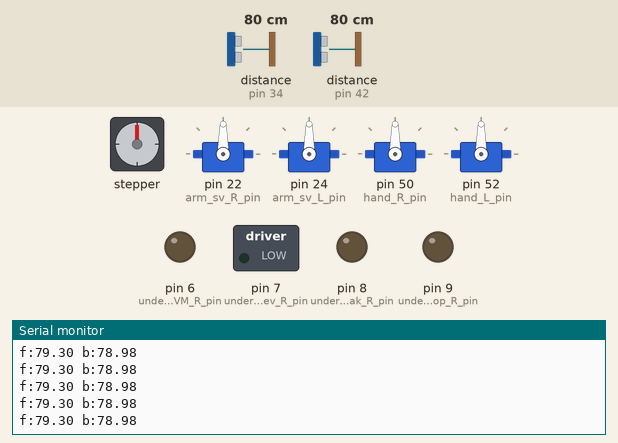
Simulated run of this sketch. Board: Arduino Mega 2560, built with avr-gcc and run on an emulated ATmega2560. Shown: stepper motor, 4 × servo, switched loads named in the sketch (green lamp = pin HIGH), output pins drawn as LEDs (lit = HIGH), the last lines printed to the serial monitor. Wiring (inferred from the names in the program): 2 × ultrasonic range finder: trigger pin 32, echo pin 34 / trigger pin 40, echo pin 42; stepper motor (200 steps per turn assumed): coils pin 10, pin 11, pin 12, pin 13. The test bench sets the inputs (shaded band); at power-on: distance to the obstacle (sensors on pin 34, pin 42) 80 cm. The echo pulse lasts 58.3 µs per cm; pins used as bus, display or sensor lines are not drawn.

Above: at 1.2 s.
1.3 s: distance to the obstacle (sensor on pin 34) set to 120 cm
At 1.9 s:
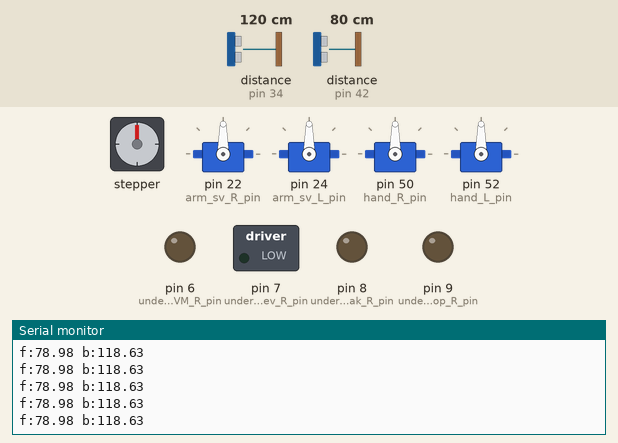
4.3 s: distance to the obstacle (sensor on pin 42) set to 250 cm
At 4.8 s:
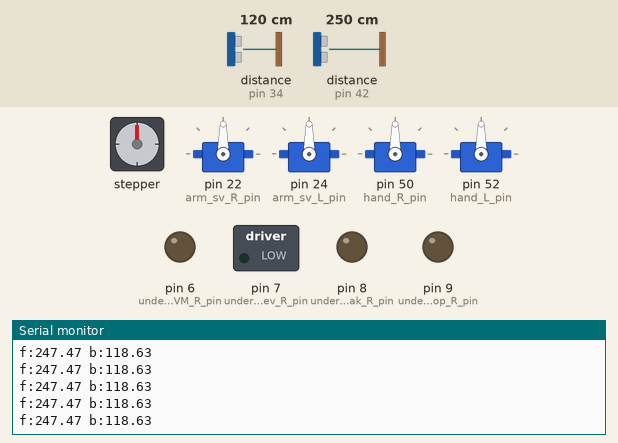
7.3 s: distance to the obstacle (sensor on pin 34) set to 2 cm
At 8.1 s:
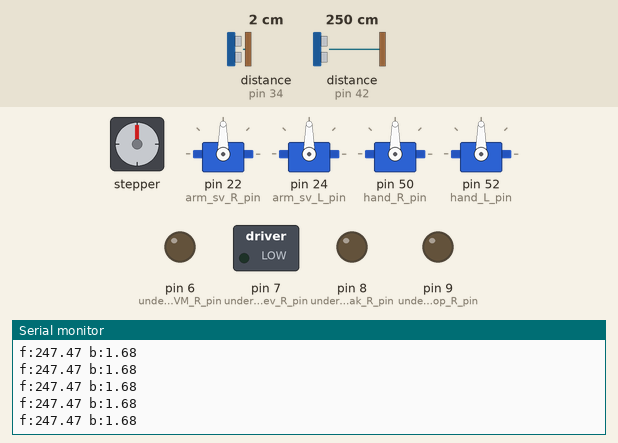
10.3 s: distance to the obstacle (sensor on pin 42) set to 299 cm
At 10.8 s:
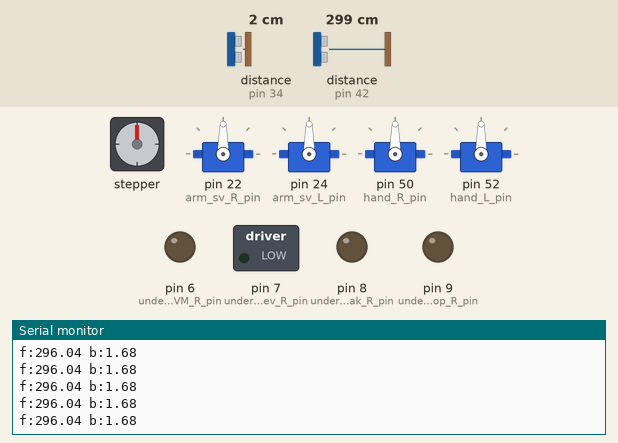
Timing chart, 0 to 13.3 s (numbered marks = the images above; inputs shaded):
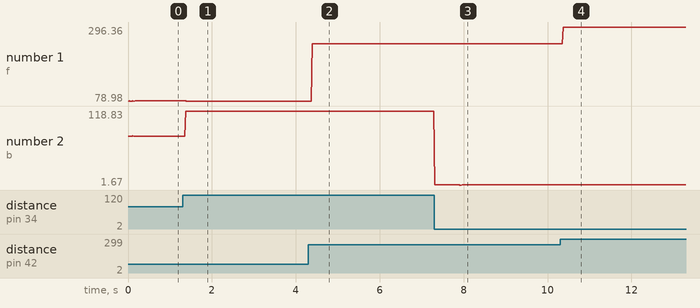

Measured:
- after the input at 1.3 s, the serial monitor: prints a new line after 0.07 s (image 1)
- after the input at 4.3 s, the serial monitor: prints a new line after 0.09 s (image 2)
- after the input at 7.3 s, the serial monitor: prints a new line at once (image 3)
- after the input at 10.3 s, the serial monitor: prints a new line after 0.07 s (image 4)
- plotted number 1: 78.98 → 247.47 after the input at 4.3 s, 247.47 → 247.79 after the input at 7.3 s, 247.79 → 296.36 after the input at 10.3 s
- plotted number 2: 78.98 → 118.63 after the input at 1.3 s, 118.63 → 1.68 after the input at 7.3 s

The sketch:

arduino_test.ino
```cpp
#include "module.hpp"

const int undercarriage_startstop_R_pin = 9;
const int undercarriage_runbreak_R_pin = 8;
const int undercarriage_fwdrev_R_pin = 7;
const int undercarriage_VM_R_pin = 6;

const int undercarriage_startstop_L_pin = 13;
const int undercarriage_runbreak_L_pin = 12;
const int undercarriage_fwdrev_L_pin = 11;
const int undercarriage_VM_L_pin = 10;

const int arm_sv_R_pin = 22;
const int arm_sv_L_pin = 24;

const int hand_R_pin = 50;
const int hand_L_pin = 52;

const int conveyor_pin1 = 5;
const int conveyor_pin2 = 4;
const int conveyor_pin3 = 3;
const int conveyor_pin4 = 2;

const int ultra_front_trig_pin = 40;
const int ultra_front_echo_pin = 42;
const int ultra_back_trig_pin = 32;
const int ultra_back_echo_pin = 34;

void setup() {
    Serial.begin(9600);
    pinMode(undercarriage_startstop_R_pin, OUTPUT);
    pinMode(undercarriage_runbreak_R_pin, OUTPUT);
    pinMode(undercarriage_fwdrev_R_pin, OUTPUT);
    pinMode(undercarriage_VM_R_pin, OUTPUT);

    pinMode(undercarriage_startstop_L_pin, OUTPUT);
    pinMode(undercarriage_runbreak_L_pin, OUTPUT);
    pinMode(undercarriage_fwdrev_L_pin, OUTPUT);
    pinMode(undercarriage_VM_L_pin, OUTPUT);

    pinMode(arm_sv_R_pin, OUTPUT);
    pinMode(arm_sv_L_pin, OUTPUT);

    pinMode(hand_R_pin, OUTPUT);
    pinMode(hand_L_pin, OUTPUT);
}

void loop() {
    static Undercarriage undercarriage(
        undercarriage_startstop_R_pin, undercarriage_runbreak_R_pin,
        undercarriage_fwdrev_R_pin, undercarriage_VM_R_pin,
        undercarriage_startstop_L_pin, undercarriage_runbreak_L_pin,
        undercarriage_fwdrev_L_pin, undercarriage_VM_L_pin);
    static Arm arm(arm_sv_R_pin, arm_sv_L_pin, 120, 10);
    static Hand hand(hand_R_pin, hand_L_pin, 97, 50);
    static Conveyor conveyor(conveyor_pin1, conveyor_pin2, conveyor_pin3,
                             conveyor_pin4, 200, 1000, 1000);
    static Ultrasonic ultrasonic(ultra_front_trig_pin, ultra_front_echo_pin,
                                 ultra_back_trig_pin, ultra_back_echo_pin);

    double valf = ultrasonic.front_distance();
    double valb = ultrasonic.back_distance();
    Serial.print("f:");
    Serial.print(valf);
    Serial.print(" b:");
    Serial.println(valb);

    // if (Serial.available() > 0) {
    //     char c = Serial.read();
    //     double val = Serial.readStringUntil('\n').toDouble();
    //     if (c == 'u') {
    //         undercarriage.move(100, true);
    //         delay(3000);
    //         undercarriage.move(100, false);
    //         delay(3000);
    //     } else if (c == 'a') {
    //         arm.lift();
    //         delay(1000);
    //         arm.unload();
    //         delay(1000);
    //     } else if (c == 'h') {
    //         hand.catching();
    //         delay(1000);
    //         hand.release();
    //         delay(1000);
    //     } else if (c == 'c') {
    //         conveyor.convey();
    // } else if (c == 'ultra') {
    //     double val_f = ultrasonic_front.distance();
    //     Serial.println(val_b);
    // }
    //}
    //}
}
```

module.hpp
```cpp
#include <Servo.h>
#include <Stepper.h>

// 足回りの制御を行うクラス
class Undercarriage {
  private:
    // 変数名の詳細はBLH2D15H-Kの取扱説明書を参照
    // ※LOW出力でon、HIGH出力でoffになることに注意

    // モーターを運転する信号です。
    // START/STOP入力とRUN/BRAKE入力の両方をONにすると加速時間に
    // 従ってモーターが回転します。START/STOP入力をOFFにするとモーター
    // が減速時間に従って停止します。RUN/BRAKE入力をOFFにするとモーター
    // は瞬時停止します。
    const int _startstop_R_pin11;
    const int _runbreak_R_pin10;
    const int _startstop_L_pin11;
    const int _runbreak_L_pin10;
    // モーターの回転方向を変更します。
    // ONにするとCW方向に回転し、OFFにするとCCW方向に回転します。
    // 右側のモーターはccw方向で前進、左側のモーターはcw方向で前進します。
    const int _fwdrev_R_pin9;
    const int _fwdrev_L_pin9;
    // モーターの回転速度を変更します。
    // 0~5vの電圧に対応して0~3000rpmの回転速度が出ます。
    const int _VM_R_pin5;
    const int _VM_L_pin5;

  public:
    Undercarriage(int startstop_R_pin11, int runbreak_R_pin11,
                  int fwdrev_R_pin9, int VM_R_pin5, int startstop_L_pin11,
                  int runbreak_L_pin11, int fwdrev_L_pin9, int VM_L_pin5)
        : _startstop_R_pin11(startstop_R_pin11),
          _runbreak_R_pin10(runbreak_R_pin11), _fwdrev_R_pin9(fwdrev_R_pin9),
          _VM_R_pin5(VM_R_pin5), _startstop_L_pin11(startstop_L_pin11),
          _runbreak_L_pin10(runbreak_L_pin11), _fwdrev_L_pin9(fwdrev_L_pin9),
          _VM_L_pin5(VM_L_pin5) {
        // pinMode(_startstop_R_pin11, OUTPUT);
        // pinMode(_runbreak_R_pin10, OUTPUT);
        // pinMode(_fwdrev_R_pin9, OUTPUT);
        // pinMode(_VM_R_pin5, OUTPUT);
        // pinMode(_startstop_L_pin11, OUTPUT);
        // pinMode(_runbreak_L_pin10, OUTPUT);
        // pinMode(_fwdrev_L_pin9, OUTPUT);
        // pinMode(_VM_L_pin5, OUTPUT);
        // digitalWrite(_startstop_R_pin11, HIGH);
        // digitalWrite(_runbreak_R_pin10, HIGH);
        // digitalWrite(_startstop_L_pin11, HIGH);
        // digitalWrite(_runbreak_L_pin10, HIGH);
    }
    // 右モーターを回す関数
    // dutyの0~255が0~3000rpmの回転速度に対応する。
    // directionがtrueならモーターに接続されているタイヤが前進し、falseなら後退する。
    void rotateR(int duty, bool direction) {
        if (direction) {
            digitalWrite(_fwdrev_R_pin9, HIGH);
        } else {
            digitalWrite(_fwdrev_R_pin9, LOW);
        }
        analogWrite(_VM_R_pin5, duty);
        digitalWrite(_startstop_R_pin11, LOW);
        digitalWrite(_runbreak_R_pin10, LOW);
    }
    // 左モーターを回す関数
    // dutyの0~255が0~3000rpmの回転速度に対応する。
    // directionがtrueならモーターに接続されているタイヤが前進し、falseなら後退する。
    void rotateL(int duty, bool direction) {
        if (direction) {
            digitalWrite(_fwdrev_L_pin9, LOW);
        } else {
            digitalWrite(_fwdrev_L_pin9, HIGH);
        }
        analogWrite(_VM_L_pin5, duty);
        digitalWrite(_startstop_L_pin11, LOW);
        digitalWrite(_runbreak_L_pin10, LOW);
    }
    // 機体を前進または後退させる関数
    // dutyで速度を設定
    // directionで進行方向を選択　trueで前進、falseで後退
    void move(int duty, bool direction) {
        rotateR(duty, direction);
        rotateL(duty, direction);
    }
    // 機体を急停止する関数
    void stop_suddenly() {
        digitalWrite(_runbreak_R_pin10, HIGH);
        digitalWrite(_runbreak_L_pin10, HIGH);
    }
    // 機体をゆっくり停止する関数
    void stop_slowly() {
        digitalWrite(_startstop_R_pin11, HIGH);
        digitalWrite(_startstop_L_pin11, HIGH);
    }
    // 機体を右に向ける関数
    void turn_right() {
        rotateR(100, false);
        rotateL(100, true);
        delay(1000);
        stop_suddenly();
    }
    // 機体を左に向ける関数
    void turn_left() {
        rotateR(100, true);
        rotateL(100, false);
        delay(1000);
        stop_suddenly();
    }
};

// ロボットアームの制御を行うクラス
class Arm {
  private:
    Servo Rservo;
    Servo Lservo;
    const int _Rpin;
    const int _Lpin;
    int _up_angle;
    int _down_angle;

  public:
    // コンストラクタ
    Arm(int Rpin, int Lpin, int up_angle, int down_angle)
        : _Rpin(Rpin), _Lpin(Lpin), _up_angle(up_angle),
          _down_angle(down_angle) {
        Rservo.attach(_Rpin, 500, 2500);
        Lservo.attach(_Lpin, 500, 2500);
    }
    // アームを上げる関数
    void lift() {
        Rservo.write(_up_angle);
        Lservo.write(180 - _up_angle);
    }

    // アームを下げる関数
    void unload() {
        Rservo.write(_down_angle);
        Lservo.write(180 - _down_angle);
    }
};

// ロボットハンドの制御を行うクラス
class Hand {
  private:
    Servo Rservo;
    Servo Lservo;
    const int _Rpin;
    const int _Lpin;
    int _opened_angle;
    int _closed_angle;

  public:
    // コンストラクタ
    Hand(int Rpin, int Lpin, int opened_angle, int closed_angle)
        : _Rpin(Rpin), _Lpin(Lpin), _opened_angle(opened_angle),
          _closed_angle(closed_angle) {
        Rservo.attach(_Rpin, 500, 2500);
        Lservo.attach(_Lpin, 500, 2500);
    }

    // 掴む関数
    void catching() {
        Rservo.write(_opened_angle);
        Lservo.write(_opened_angle + 25);
    }

    // 放す関数
    void release() {
        Rservo.write(_closed_angle);
        Lservo.write(_closed_angle + 25);
    }
};

// ベルトコンベアの制御を行うクラス
class Conveyor {
  private:
    const int _pin1;
    const int _pin2;
    const int _pin3;
    const int _pin4;
    int _MOTOR_STEPS; // １回転あたりのステップ数
    int _rpm;         // １分あたりの回転数
    int _step; // ベルトコンベアでものを落としきるのに必要なステップ数
    Stepper stepper;

  public:
    // コンストラクタ
    Conveyor(int pin1, int pin2, int pin3, int pin4, int MOTOR_STEPS, int rpm,
             int step)
        : _pin1(pin1), _pin2(pin2), _pin3(pin3), _pin4(pin4),
          _MOTOR_STEPS(MOTOR_STEPS), _rpm(rpm), _step(step),
          stepper(_MOTOR_STEPS, _pin1, _pin2, _pin3, _pin4) {
        stepper.setSpeed(_rpm);
    }

    // ベルトコンベアからものを落とす関数
    void convey() {
        stepper.step(_step);
        digitalWrite(_pin1, LOW);
        digitalWrite(_pin2, LOW);
        digitalWrite(_pin3, LOW);
        digitalWrite(_pin4, LOW);
    }
};

// 超音波センサーの制御を行うクラス
class Ultrasonic {
  private:
    int _front_trig_pin;
    int _front_echo_pin;
    int _back_trig_pin;
    int _back_echo_pin;

  public:
    Ultrasonic(int front_trig_pin, int front_echo_pin, int back_trig_pin,
               int back_echo_pin)
        : _front_trig_pin(front_trig_pin), _front_echo_pin(front_echo_pin),
          _back_trig_pin(back_trig_pin), _back_echo_pin(back_echo_pin) {
        pinMode(_front_echo_pin, INPUT);
        pinMode(_front_trig_pin, OUTPUT);
        pinMode(_back_echo_pin, INPUT);
        pinMode(_back_trig_pin, OUTPUT);
    }

    // 前方の障害物との距離を返す関数
    // 戻り値はの単位はcm
    double front_distance() {
        digitalWrite(_front_trig_pin, HIGH);
        delayMicroseconds(10);
        digitalWrite(_front_trig_pin, LOW);
        double duration = pulseIn(_front_echo_pin, HIGH);
        return duration * 340 * 100 / 1000000 / 2;
    }

    // 後方の障害物との距離を返す関数
    // 戻り値はの単位はcm
    double back_distance() {
        digitalWrite(_back_trig_pin, HIGH);
        delayMicroseconds(10);
        digitalWrite(_back_trig_pin, LOW);
        double duration = pulseIn(_back_echo_pin, HIGH);
        return duration * 340 * 100 / 1000000 / 2;
    }
};
```
